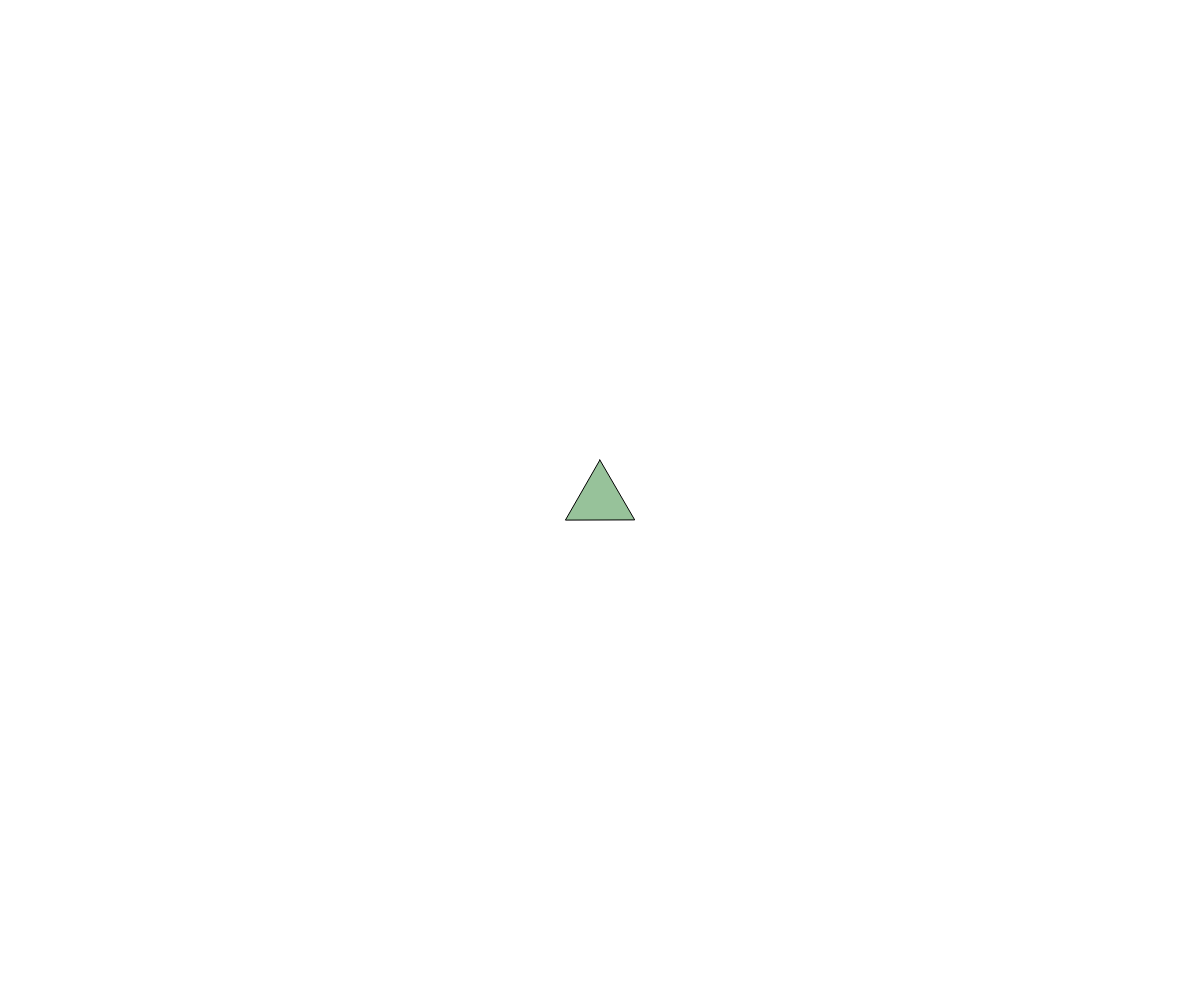
Frame 1 (no input)
Frame 60 (no input): identical to frame 1, image omitted
Frame 120 (the mouse pressed at the canvas centre since frame 60): identical to frame 1, image omitted

The p5.js sketch that drew this single still picture (run headless with seeded random() and noise() and a simulated clock; from frame 60 on, the mouse is pressed at the canvas centre):

// p5.js sketch
// ── sketch.js
class Triangle {
  constructor(x, y, size) {
    this.pos = createVector(x, y);
    this.vel = createVector(random(-0.5, 0.5), random(-0.5, 0.5));
    this.acc = createVector(0, 0);
    this.size = size || random(20, 40);
    this.angle = random(TWO_PI);
    this.angularVel = 0;
    this.mass = this.size * this.size;
    this.color = color(random(360), random(20, 40), random(60, 80), 0.7);
    this.settled = false;
    
    // Physics parameters
    this.maxSpeed = 4;
    this.maxForce = 0.5;
    this.springStrength = 0.03;
    this.dampening = 0.98;
  }

  calculateVertices() {
    return [
      createVector(
        this.pos.x + cos(this.angle) * this.size,
        this.pos.y + sin(this.angle) * this.size
      ),
      createVector(
        this.pos.x + cos(this.angle + TWO_PI/3) * this.size,
        this.pos.y + sin(this.angle + TWO_PI/3) * this.size
      ),
      createVector(
        this.pos.x + cos(this.angle + 2*TWO_PI/3) * this.size,
        this.pos.y + sin(this.angle + 2*TWO_PI/3) * this.size
      )
    ];
  }

  checkCollision(other) {
    // Quick distance check first
    let minDist = this.size + other.size;
    if (p5.Vector.dist(this.pos, other.pos) > minDist) {
      return false;
    }

    let vertices1 = this.calculateVertices();
    let vertices2 = other.calculateVertices();
    
    // Check for intersection between any two line segments
    for (let i = 0; i < 3; i++) {
      for (let j = 0; j < 3; j++) {
        let a1 = vertices1[i];
        let a2 = vertices1[(i + 1) % 3];
        let b1 = vertices2[j];
        let b2 = vertices2[(j + 1) % 3];
        
        if (this.lineIntersection(a1, a2, b1, b2)) {
          return true;
        }
      }
    }
    return false;
  }

  lineIntersection(a1, a2, b1, b2) {
    let denominator = (b2.y - b1.y) * (a2.x - a1.x) - (b2.x - b1.x) * (a2.y - a1.y);
    if (denominator === 0) return false;
    
    let ua = ((b2.x - b1.x) * (a1.y - b1.y) - (b2.y - b1.y) * (a1.x - b1.x)) / denominator;
    let ub = ((a2.x - a1.x) * (a1.y - b1.y) - (a2.y - a1.y) * (a1.x - b1.x)) / denominator;
    
    return ua > 0 && ua < 1 && ub > 0 && ub < 1;
  }

  resolveCollision(other) {
    // Push triangles apart
    let away = p5.Vector.sub(this.pos, other.pos);
    let dist = away.mag();
    let minDist = (this.size + other.size);
    
    if (dist < minDist) {
      away.normalize();
      let pushForce = away.copy();
      pushForce.mult((minDist - dist) * 0.5);
      
      if (!this.settled) this.pos.add(pushForce);
      if (!other.settled) other.pos.sub(pushForce);
      
      // Reduce velocity in collision direction
      let relativeVel = p5.Vector.sub(this.vel, other.vel);
      let normalVel = p5.Vector.dot(relativeVel, away);
      
      if (normalVel > 0) {
        let restitution = 0.5;
        let j = -(1 + restitution) * normalVel;
        j /= 1/this.mass + 1/other.mass;
        
        let impulse = away.copy().mult(j);
        if (!this.settled) this.vel.add(p5.Vector.div(impulse, this.mass));
        if (!other.settled) other.vel.sub(p5.Vector.div(impulse, other.mass));
      }
    }
  }

  update() {
    if (this.settled) return;

    // Update velocity and position
    this.vel.add(this.acc);
    this.vel.mult(this.dampening);
    this.vel.limit(this.maxSpeed);
    this.pos.add(this.vel);
    
    // Reset acceleration
    this.acc.mult(0);
  }

  applyForce(force) {
    this.acc.add(p5.Vector.div(force, this.mass));
  }

  moveTowardCenter(center) {
    if (this.settled) return;

    let toCenter = p5.Vector.sub(center.pos, this.pos);
    let dist = toCenter.mag();
    
    if (dist < this.size) {
      this.settled = true;
      this.vel.mult(0);
      return;
    }

    // Spring force toward center
    toCenter.normalize();
    toCenter.mult(dist * this.springStrength);
    this.applyForce(toCenter);

    // Dampen movement when close to target
    if (dist < this.size * 3) {
      this.vel.mult(0.95);
    }
  }

  show() {
    push();
    colorMode(HSB, 360, 100, 100, 1);
    stroke(0);
    strokeWeight(1);
    fill(this.color);
    
    beginShape();
    let vertices = this.calculateVertices();
    for (let v of vertices) {
      vertex(v.x, v.y);
    }
    endShape(CLOSE);
    pop();
  }
}

let triangles = [];
let centerTriangle;

function setup() {
  createCanvas(windowWidth, windowHeight);
  colorMode(HSB, 360, 100, 100, 1);
  background(255);
  
  centerTriangle = new Triangle(width/2, height/2, 40);
  centerTriangle.settled = true;
  triangles.push(centerTriangle);
}

function draw() {
  background(255);
  
  // Add new triangles periodically
  if (frameCount % 60 === 0 && triangles.length < 50) {
    let angle = random(TWO_PI);
    let radius = max(width, height) * 0.6;
    let x = width/2 + cos(angle) * radius;
    let y = height/2 + sin(angle) * radius;
    triangles.push(new Triangle(x, y));
  }
  
  // Update and check collisions
  for (let i = 0; i < triangles.length; i++) {
    let t1 = triangles[i];
    if (!t1.settled) {
      t1.moveTowardCenter(centerTriangle);
      
      // Check and resolve collisions
      for (let j = 0; j < triangles.length; j++) {
        if (i !== j) {
          let t2 = triangles[j];
          if (t1.checkCollision(t2)) {
            t1.resolveCollision(t2);
          }
        }
      }
      
      t1.update();
    }
  }
  
  // Draw all triangles
  for (let triangle of triangles) {
    triangle.show();
  }
}

function windowResized() {
  resizeCanvas(windowWidth, windowHeight);
}
